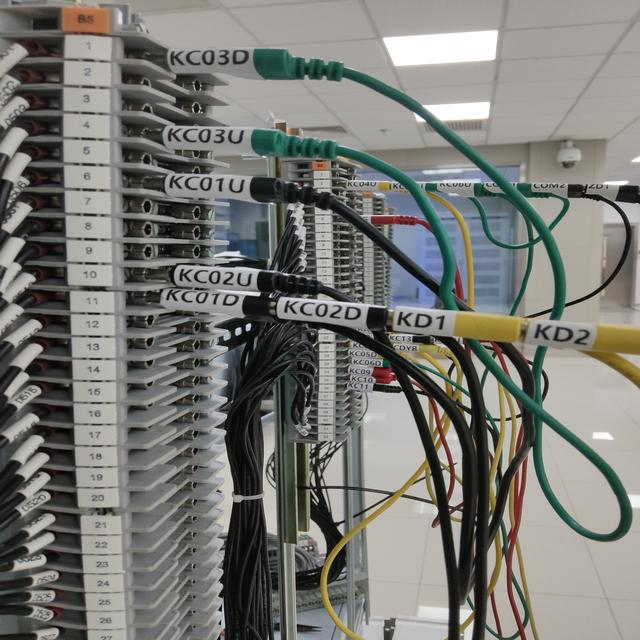
#> input picture cable_detect/images/IMG_20251022_142315.jpg, 640 x 640 px, found by its file name; its folder holds only this picture in this run
$ python resize_to_640.py
#> lines starting #> are read from the running program, lines starting #| are printed output that depends on the picture
from PIL import Image
import os

def resize_imgs():
    # 设置目标大小
    target_size = (640, 640)

    # 获取当前目录下的所有 .jpg 文件
    for filename in os.listdir('./images'):
        if filename.endswith('.jpg'):
            with Image.open(filename) as img:
                # 调整图像大小
                resized_img = img.resize(target_size, Image.Resampling.LANCZOS)
                # 保存调整后的图像，覆盖原始文件
                # 如果你想保留原始文件，可以保存到不同的文件名或目录
                resized_img.save(filename)

    print("所有 .jpg 文件已调整为 640x640 大小。")


def resize_all_imgs(input_dir='./images', output_dir_640='./640images',
                    output_dir_1024='./1024images', output_dir_2048='./2048images',
                    output_dir_3072='./3072images'):
    # 创建输出目录（如果不存在）
    os.makedirs(output_dir_640, exist_ok=True)
    os.makedirs(output_dir_1024, exist_ok=True)
    os.makedirs(output_dir_2048, exist_ok=True)
    os.makedirs(output_dir_3072, exist_ok=True)

    # 遍历输入目录中的所有文件
    for filename in os.listdir(input_dir):
        # 构建完整的文件路径
        input_path = os.path.join(input_dir, filename)

        # 检查文件是否为图像文件（可以根据需要添加更多格式）
        if filename.lower().endswith(('.png', '.jpg', '.jpeg', '.bmp', '.gif')):
            output_path_640 = os.path.join(output_dir_640, filename)
            output_path_1024 = os.path.join(output_dir_1024, filename)
            output_path_2048 = os.path.join(output_dir_2048, filename)
            output_path_3072 = os.path.join(output_dir_3072, filename)

            resize_image(input_path, output_path_640,
                         output_path_1024, output_path_2048, output_path_3072)


def resize_image(image_path, output_path_640, output_path_1024, output_path_2048, output_path_3072):
#> called with image_path = './images/IMG_20251022_142315.jpg', output_path_640 = './640images/IMG_20251022_142315.jpg', output_path_1024 = './1024images/IMG_20251022_142315.jpg', output_path_2048 = './2048images/IMG_20251022_142315.jpg', output_path_3072 = './3072images/IMG_20251022_142315.jpg'
    target_size_640 = (640, 640)
    target_size_1024 = (1024, 1024)
    target_size_2048 = (2048, 2048)
    target_size_3072 = (3072, 3072)
    # 打开图像
    with Image.open(image_path) as img:
        # 获取图像的大小
#> img is the input picture: PIL image 640x640 RGB; mean R, G, B 121.2, 121.2, 116.6
        width, height = img.size
#> width = 640; height = 640
        print(f"原始图像大小: {width}x{height}")
#| 原始图像大小: 640x640

        # 判断图像大小是否为640x640
        if (width, height) != target_size_640:
            print("图像大小不是640x640，正在转换...")
            # 调整图像大小
            img = img.resize(target_size_640, Image.Resampling.LANCZOS)
            # 保存调整后的图像
            img.save(output_path_640)
            print(f"图像已转换并保存为: {output_path_640}")
        else:
            img.save(output_path_640)
            print("图像大小已经是640x640，无需转换。")

        # 判断图像大小是否为1024x1024
        if (width, height) != target_size_1024:
            print("图像大小不是1024x1024，正在转换...")
            # 调整图像大小
            img = img.resize(target_size_1024, Image.Resampling.LANCZOS)
#> img: PIL image 1024x1024 RGB
            # 保存调整后的图像
            img.save(output_path_1024)
            print(f"图像已转换并保存为: {output_path_1024}")
        else:
            img.save(output_path_1024)
            print("图像大小已经是1024x1024，无需转换。")

        # 判断图像大小是否为2048
        if (width, height) != target_size_2048:
            print("图像大小不是2048x2048，正在转换...")
            # 调整图像大小
            img = img.resize(target_size_2048, Image.Resampling.LANCZOS)
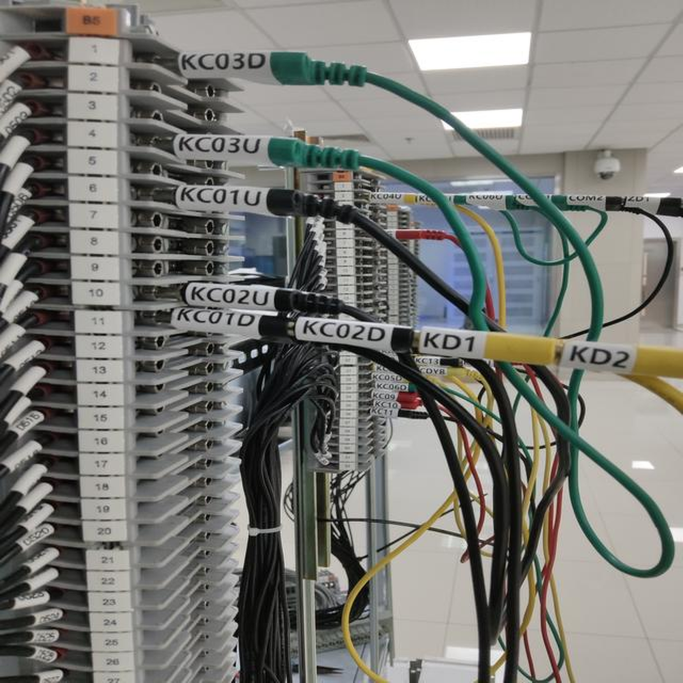
#> img: PIL image 2048x2048 RGB (shown at 1/3 size); mean R, G, B 121.2, 121.2, 116.6
            # 保存调整后的图像
            img.save(output_path_2048)
            print(f"图像已转换并保存为: {output_path_2048}")
        else:
            img.save(output_path_2048)
            print("图像大小已经是2048x2048，无需转换。")

        # 判断图像大小是否为3072
        if (width, height) != target_size_3072:
            print("图像大小不是3072x3072，正在转换...")
            # 调整图像大小
            img = img.resize(target_size_3072, Image.Resampling.LANCZOS)
#> img: PIL image 3072x3072 RGB
            # 保存调整后的图像
            img.save(output_path_3072)
            print(f"图像已转换并保存为: {output_path_3072}")
        else:
            img.save(output_path_3072)
            print("图像大小已经是3072x3072，无需转换。")


def resize_img(img_path, target_size=(640, 640)):
    # 打开图像
    with Image.open(img_path) as img:
        # 获取图像的大小
        width, height = img.size
        print(f"原始图像大小: {width}x{height}")

        # 判断图像大小是否为640x640
        if (width, height) != target_size:
            print("图像大小不是640x640，正在转换...")
            # 调整图像大小
            img = img.resize(target_size,  Image.Resampling.LANCZOS)

            # 构建新的文件名
            base, ext = os.path.splitext(img_path)
            new_filename = f"{base}_resized{ext}"

            # 保存调整后的图像
            img.save(new_filename)
            print(f"图像已转换并保存为: {new_filename}")
            return new_filename
        else:
            print("图像大小已经是640x640，无需转换。")
            return img_path  # 如果没有转换，返回原始文件名

if __name__ == "__main__":
    print("将images目录下的所有图片转换成640*640")
    resize_all_imgs()
    #input_image_path = "images/test1.jpg"  # 替换为你的图片路径
    #resized_image_path = resize_img(input_image_path)
    #print("转换后的文件："+resized_image_path)

$ run again, on cable_detect/images/IMG_20251022_143845.jpg
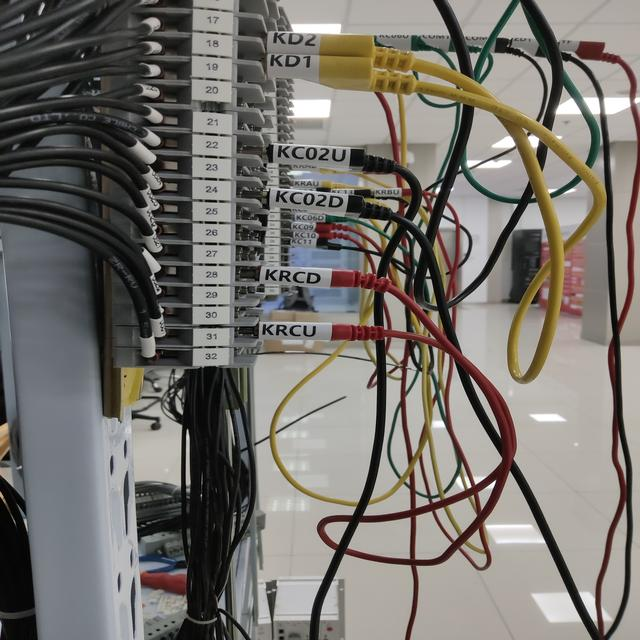
#> input picture cable_detect/images/IMG_20251022_143845.jpg, 640 x 640 px, found by its file name
#> in resize_image, img is the input picture: PIL image 640x640 RGB; mean R, G, B 118.1, 114.4, 109.3
#| 原始图像大小: 640x640
#> in resize_image, `img = img.resize(target_size_2048, Image.Resampling.LANCZOS)`:
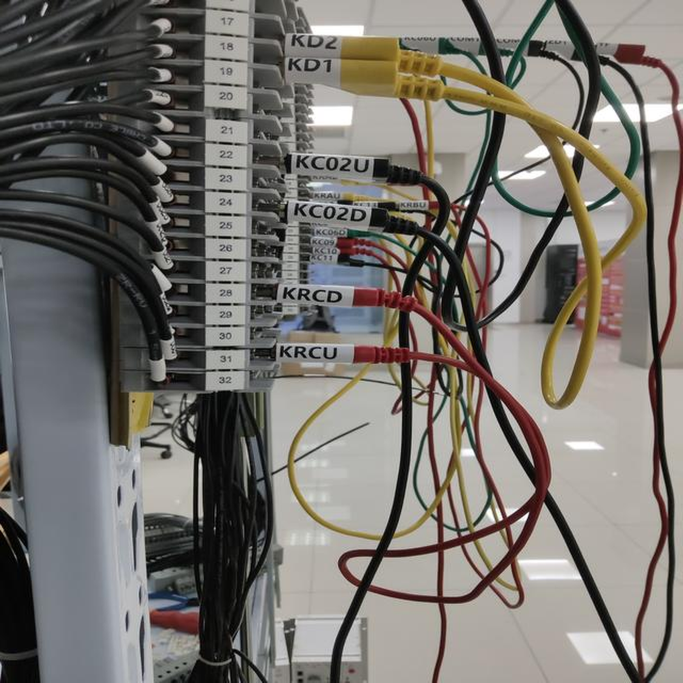
#> img: PIL image 2048x2048 RGB (shown at 1/3 size); mean R, G, B 118.1, 114.4, 109.3

$ run again, on cable_detect/images/IMG_20251022_150620.jpg
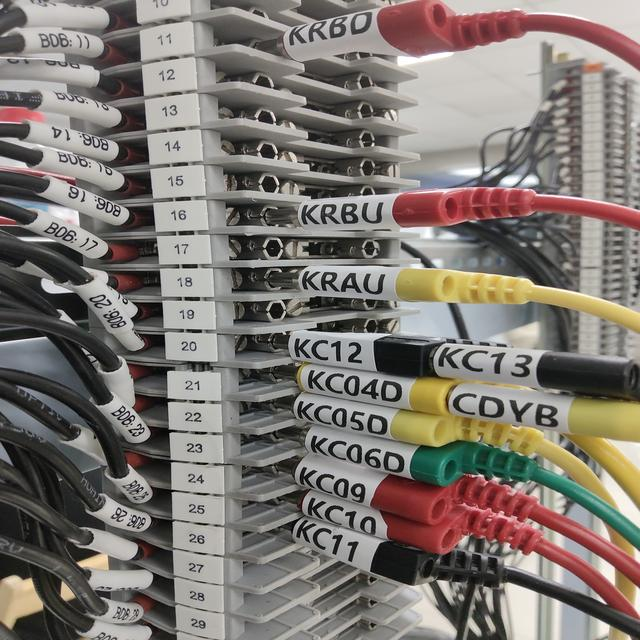
#> input picture cable_detect/images/IMG_20251022_150620.jpg, 640 x 640 px, found by its file name
#> in resize_image, img is the input picture: PIL image 640x640 RGB; mean R, G, B 126.6, 119.6, 113.7
#| 原始图像大小: 640x640
#> in resize_image, `img = img.resize(target_size_2048, Image.Resampling.LANCZOS)`:
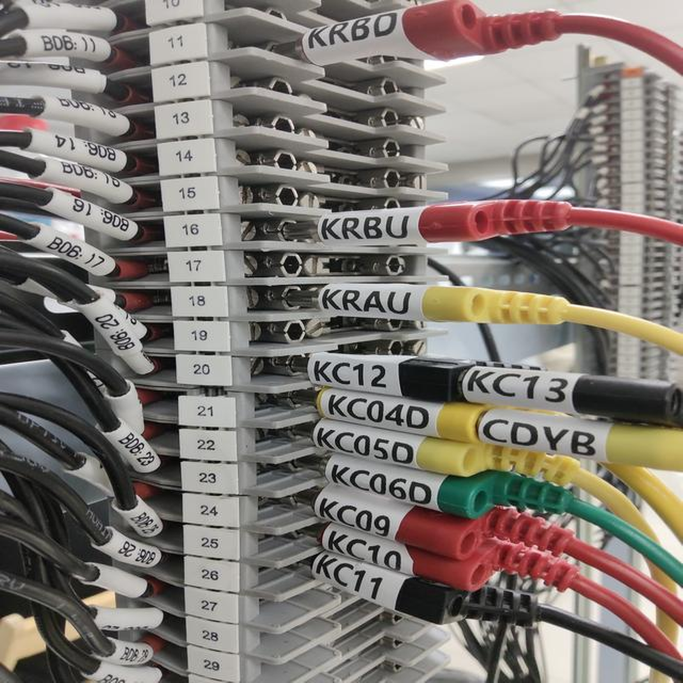
#> img: PIL image 2048x2048 RGB (shown at 1/3 size); mean R, G, B 126.6, 119.6, 113.7

$ run again, on cable_detect/images/IMG_20251022_142417.jpg
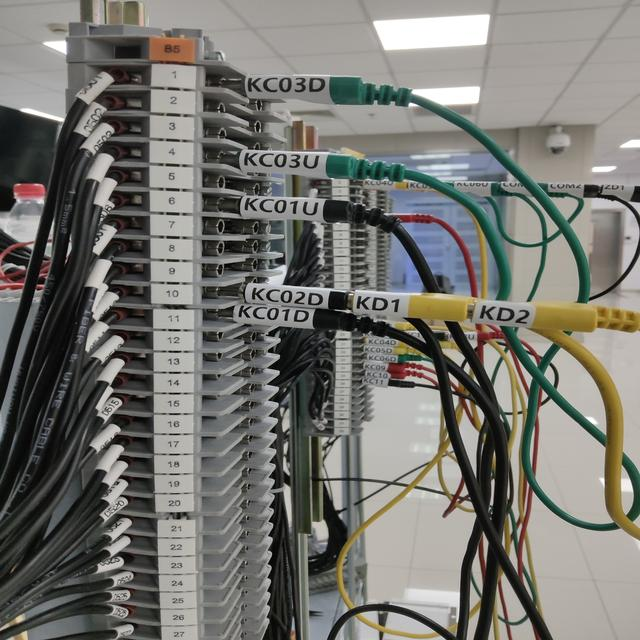
#> input picture cable_detect/images/IMG_20251022_142417.jpg, 640 x 640 px, found by its file name
#> in resize_image, img is the input picture: PIL image 640x640 RGB; mean R, G, B 118, 117.2, 112
#| 原始图像大小: 640x640
#> in resize_image, `img = img.resize(target_size_2048, Image.Resampling.LANCZOS)`:
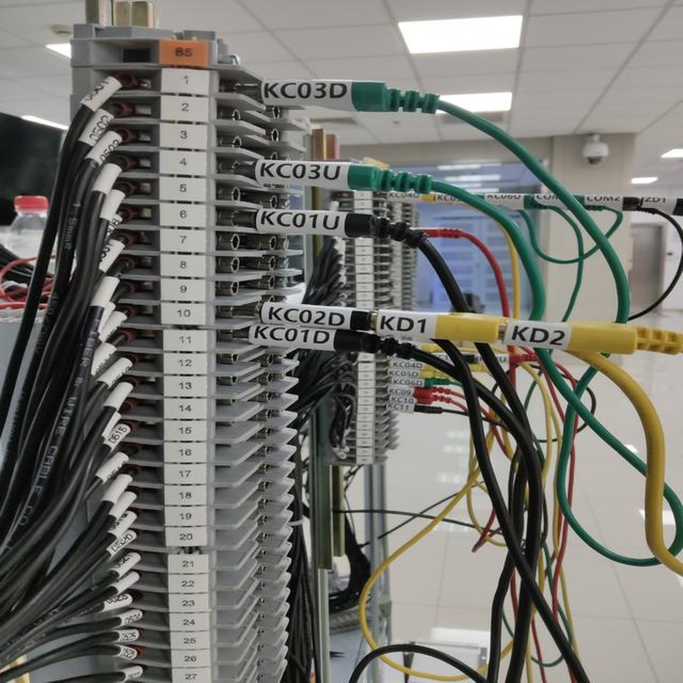
#> img: PIL image 2048x2048 RGB (shown at 1/3 size); mean R, G, B 118, 117.2, 112
